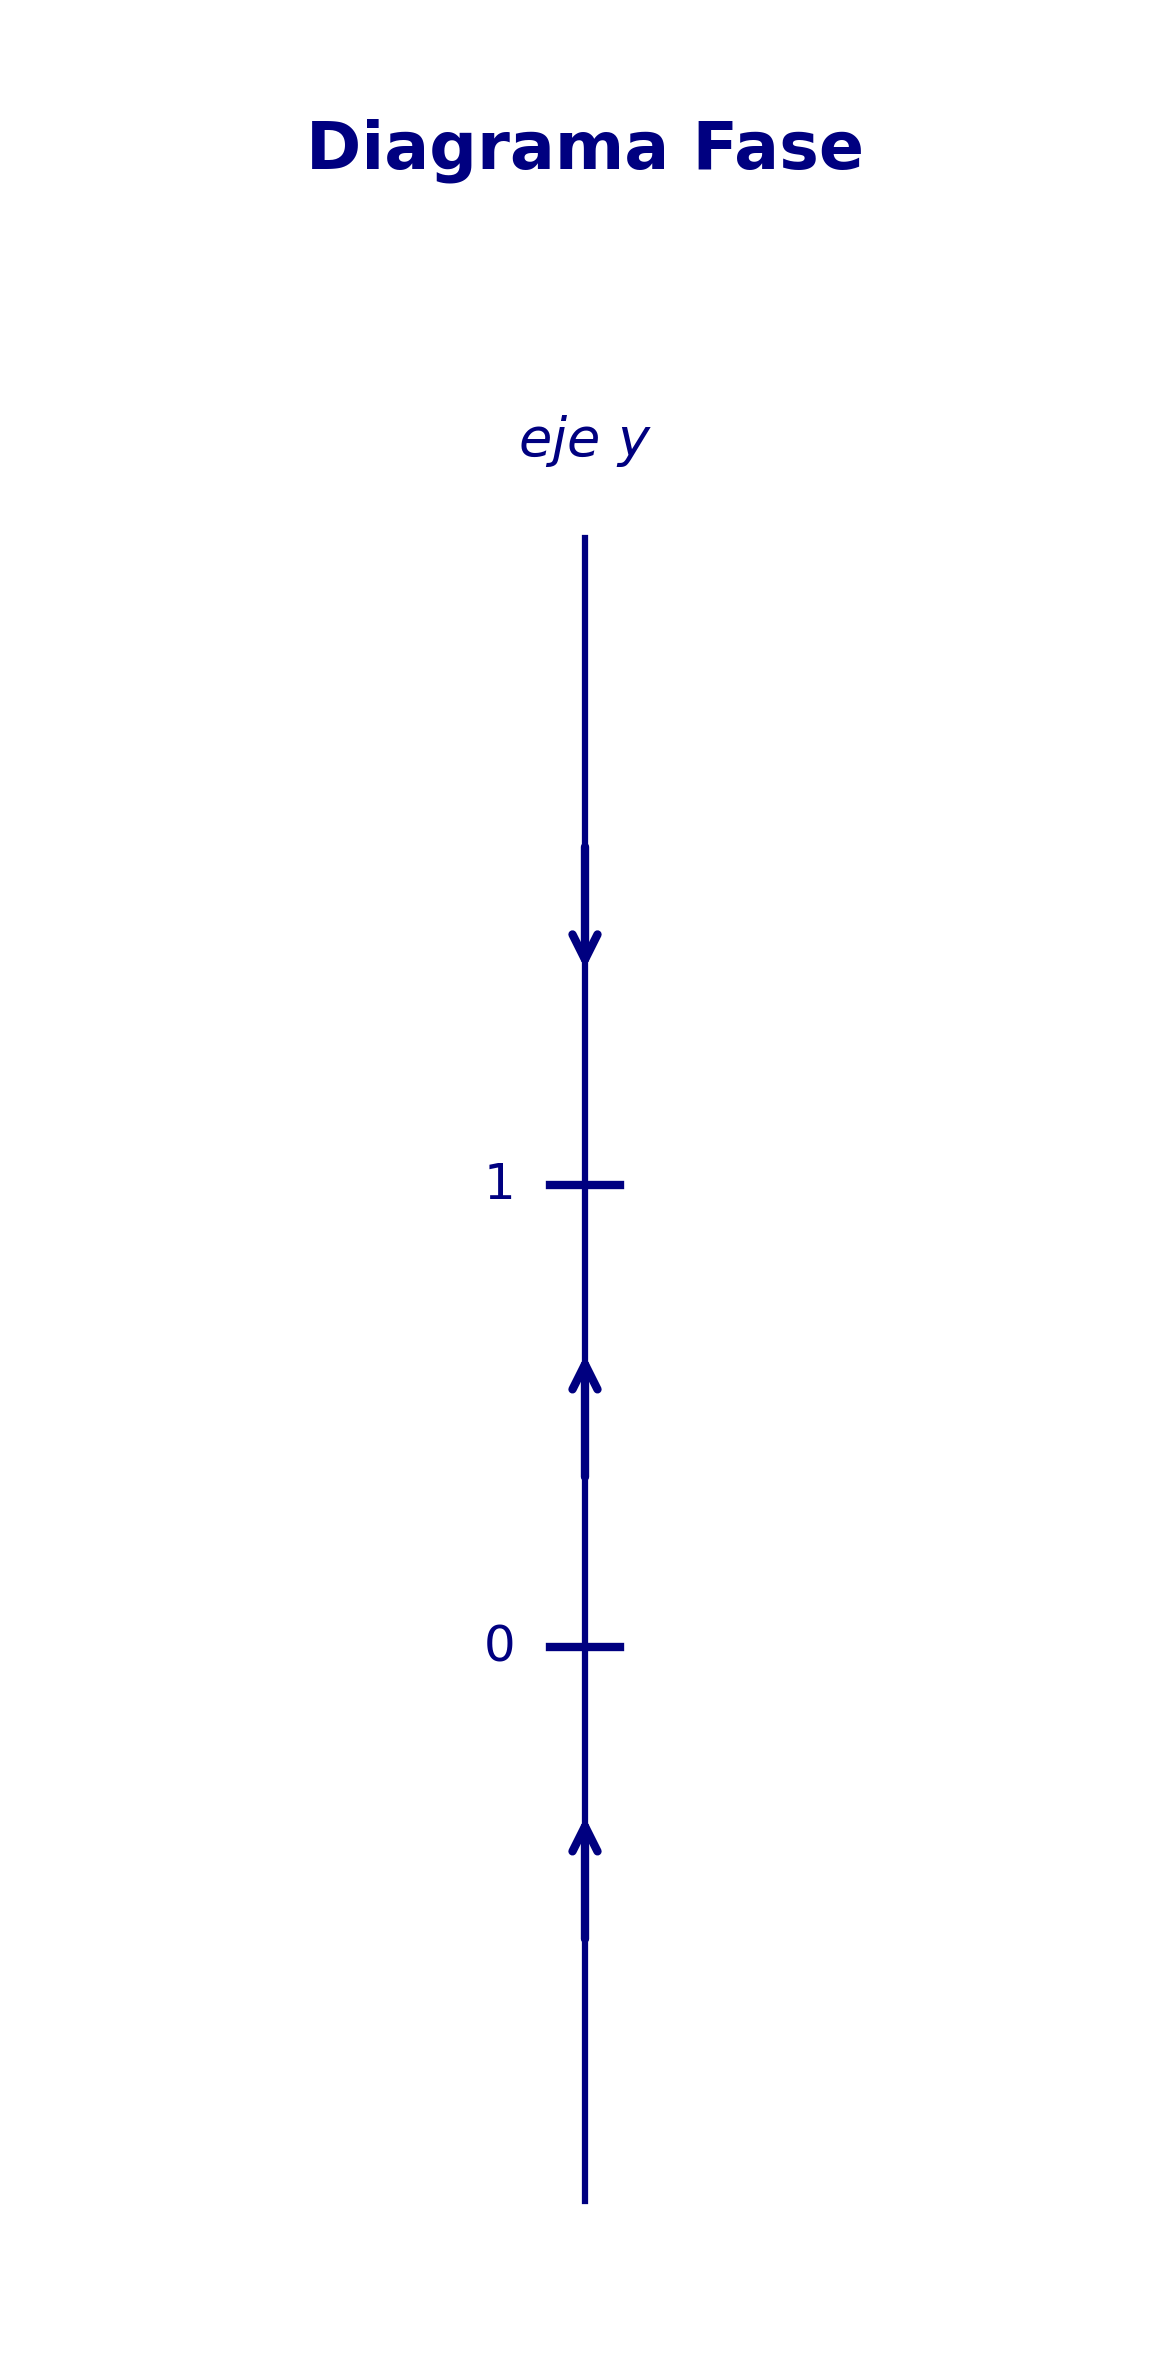

Here is the Python script that generated this plot:
import matplotlib.pyplot as plt

# Puntos críticos para y' = y^2 - y^3
puntos_criticos = [0, 1]
nombres_puntos = ['0', '1']

# Intervalos e indicaciones de dirección (flechas)
intervalos = [
    (-1.0, 0, 'arriba'),   # y < 0: y' > 0 (sube)
    (0, 1, 'arriba'),      # 0 < y < 1: y' > 0 (sube)
    (1, 2.2, 'abajo')      # y > 1: y' < 0 (baja)
]

# Crear figura
plt.figure(figsize=(4, 8))

# 0. Título en la parte superior
plt.text(0, 3.2, 'Diagrama Fase', fontsize=16, fontweight='bold', ha='center', color='navy')

# 1. Dibujar el eje vertical y (recta de fase)
plt.plot([0, 0], [-1.2, 2.4], color='navy', linewidth=1.5, zorder=1)

# 2. Dibujar las flechas de dirección en los intervalos
for y_start, y_end, direccion in intervalos:
    y_mid = (y_start + y_end) / 2
    
    if direccion == 'arriba':
        plt.annotate(
            '', xy=(0, y_mid + 0.15), xytext=(0, y_mid - 0.15),
            arrowprops=dict(arrowstyle="->", color='navy', lw=2, mutation_scale=15)
        )
    else:  # abajo
        plt.annotate(
            '', xy=(0, y_mid - 0.15), xytext=(0, y_mid + 0.15),
            arrowprops=dict(arrowstyle="->", color='navy', lw=2, mutation_scale=15)
        )

# 3. Marcar los puntos críticos y sus etiquetas
for y_val, etiqueta in zip(puntos_criticos, nombres_puntos):
    # Marca horizontal sobre la recta
    plt.plot([-0.05, 0.05], [y_val, y_val], color='navy', linewidth=2)
    # Etiqueta del valor a la izquierda
    plt.text(-0.1, y_val, etiqueta, fontsize=12, va='center', ha='right', color='navy')

# 4. Etiqueta superior del eje
plt.text(0, 2.55, r'$eje\ y$', fontsize=13, ha='center', va='bottom', color='navy', fontstyle='italic')

# Configuración de límites y ocultar marco predeterminado
plt.xlim(-0.8, 0.8)
plt.ylim(-1.5, 3.5)
plt.axis('off')

# Guardar y mostrar
plt.tight_layout()
plt.savefig("diagrama_b.png", dpi=300, bbox_inches='tight')
plt.show()

print("¡Diagrama de fase del inciso b generado con éxito!")
